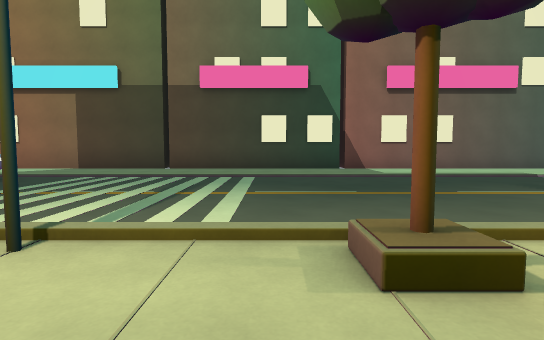
view 1 (above)

23 first-person views from a walk through a 3-D level made in the Godot game engine. The camera is 1.2 m above the floor, tilts 4° down and sees 80° across. The floor is counted in squares, 2 m on a side. Each view is taken from the middle of a square. On the plan, view 1 faces up. The plan holds only what a view shows up to about 10 squares ahead; the rest is blank. The place goes on beyond the plan.

view 2
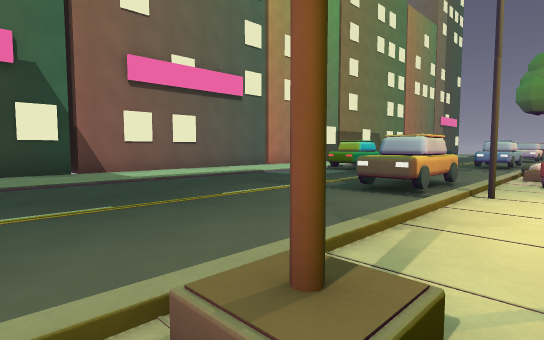

view 3
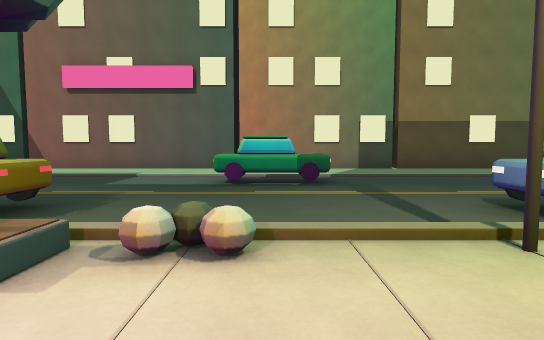

view 4
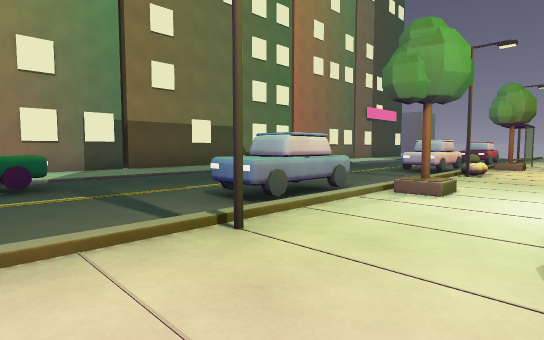

view 5
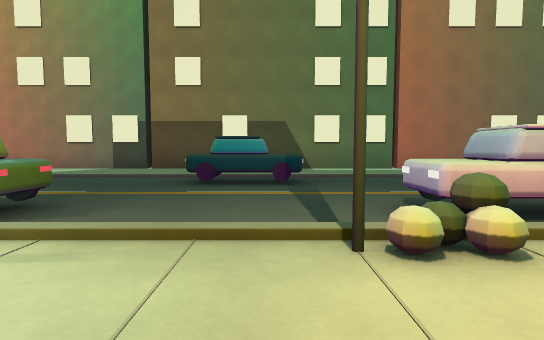

view 6
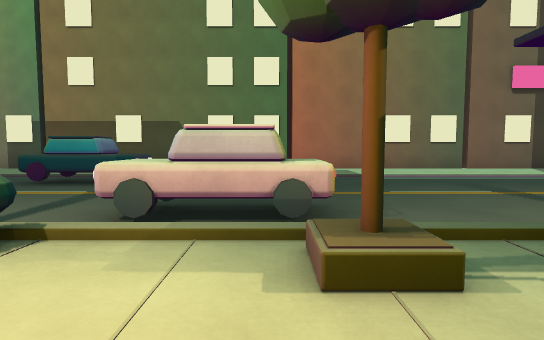

view 7
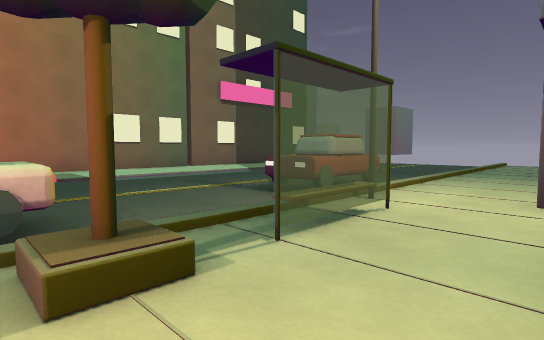

view 8
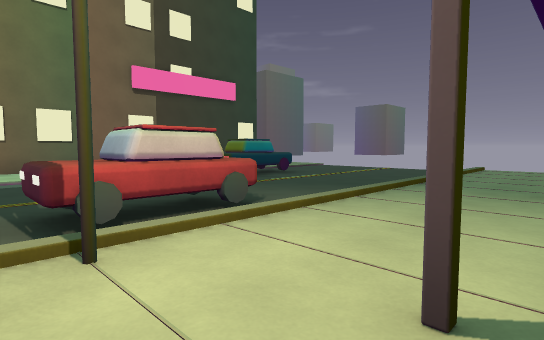

view 9
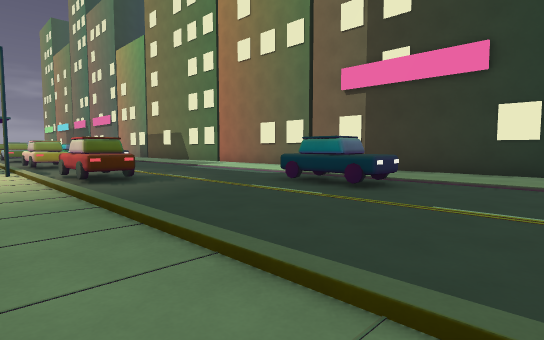

view 10
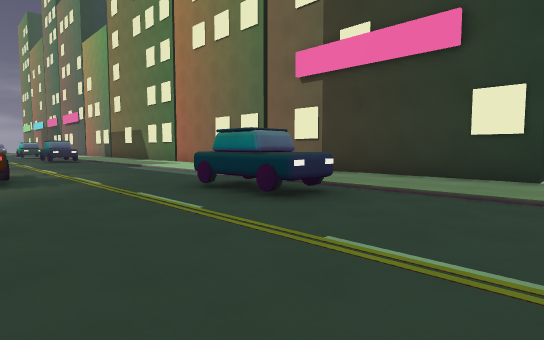

view 11
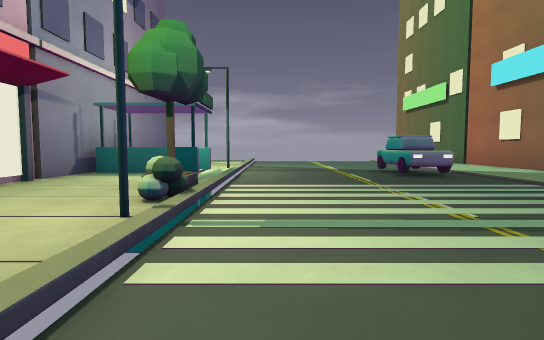

view 12
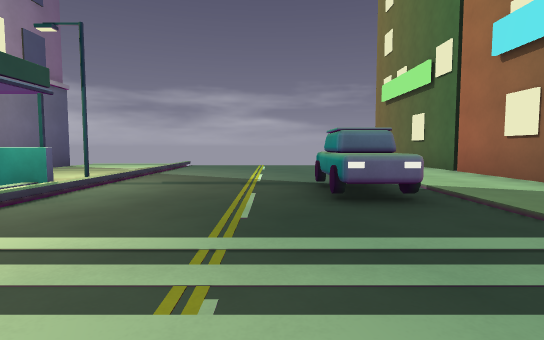

view 13
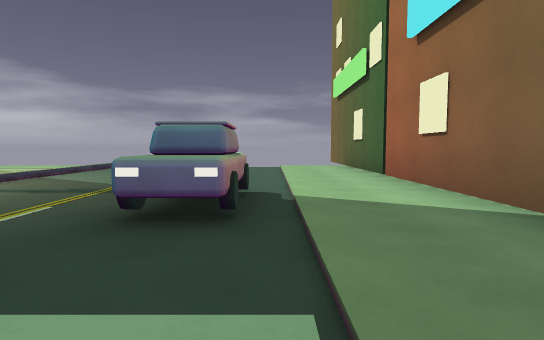

view 14
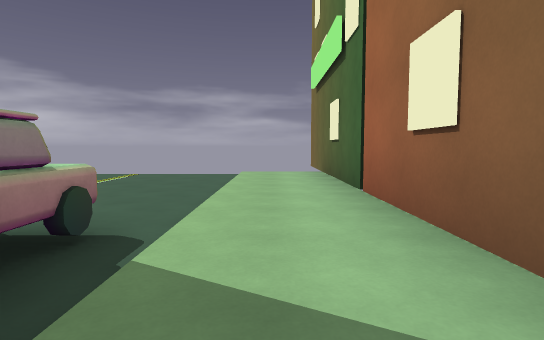

view 15
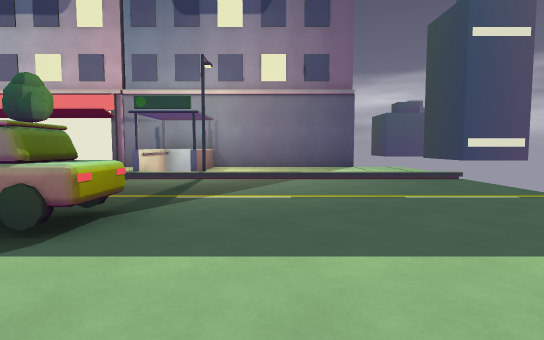

view 16
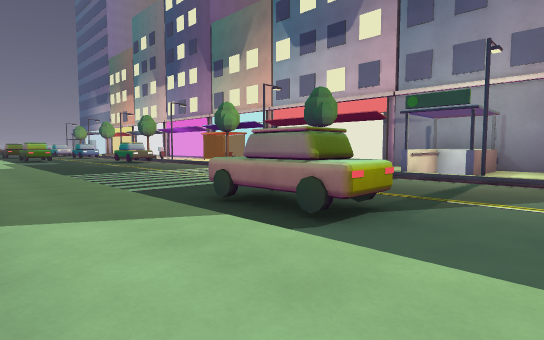

view 17
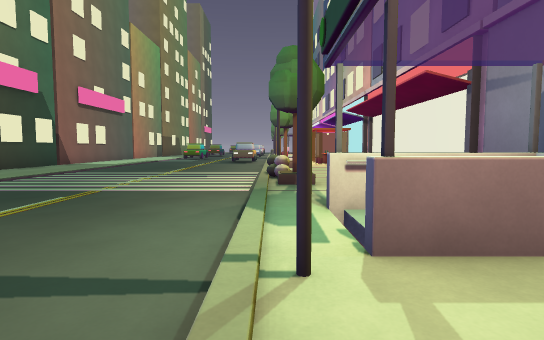

view 18
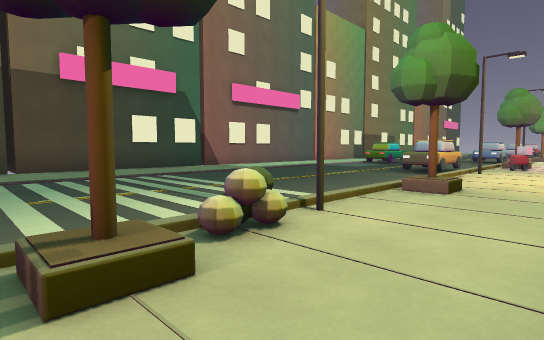

view 19
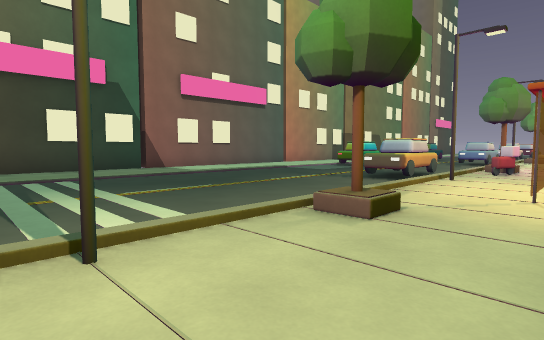

view 20
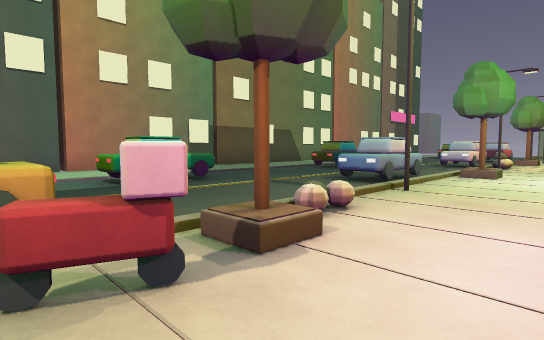

view 21
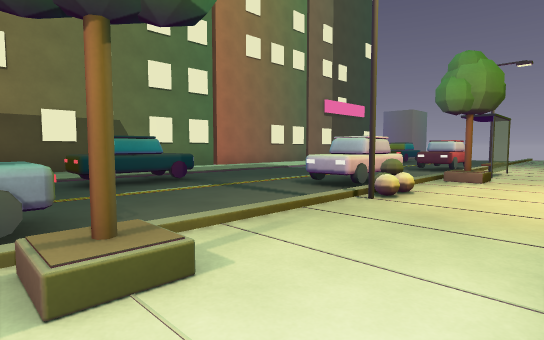

view 22
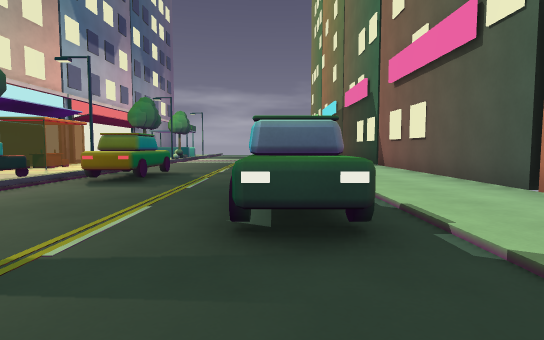

view 23
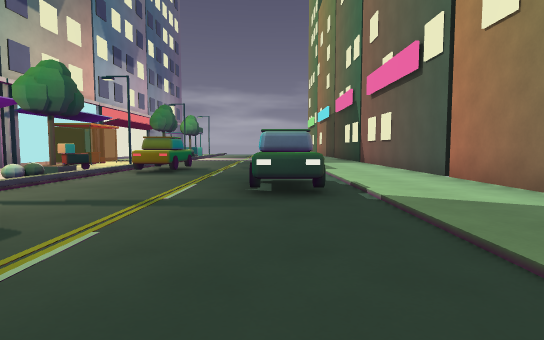

### Floor plan
Key: @ floor where view 1 was taken; # wall or solid block; . floor; / step, stairs or slope; = window, fence, low wall or low ledge; ^ raised ledge; W wheel; L lamp; B bag; A box; O other object.
Columns run from 13 left of view 1 to 31 right of it. Each row starts with its distance up from view 1.
 10 ################################ ###########
  9 #............##..##.....##.....## ..##......
  8  ................................ ...........
  7  .....WW.............O.W....OO..........OO...
  6  .....WW.............W#W....WW..........WW...
  5  ............................................
  4  .................OW.....OW....O....OO.......
  3  .................WW.....WW....WW...WW.......
  2  /////L////LB/#///LW/#//L//#//LB/#/L/////////
  1  .....=O...B........A.............##.........
  0  .....=#.....@..^#....... .. ............
 -1   ########    ######

Where each view was taken, in squares from view 1:
view 1: 0 up, 0 right, facing up
view 2: 1 up, 0 right, facing up-right
view 3: 0 up, 9 right, facing up
view 4: 0 up, 9 right, facing up-right
view 5: 0 up, 16 right, facing up
view 6: 0 up, 19 right, facing up
view 7: 0 up, 19 right, facing up-right
view 8: 0 up, 22 right, facing up-right
view 9: 1 up, 31 right, facing up-left
view 10: 3 up, 31 right, facing up-left
view 11: 3 up, 1 right, facing left
view 12: 5 up, 2 left, facing left
view 13: 7 up, 3 left, facing left
view 14: 8 up, 5 left, facing left
view 15: 9 up, 9 left, facing down
view 16: 9 up, 9 left, facing down-right
view 17: 2 up, 9 left, facing right
view 18: 0 up, 4 left, facing up-right
view 19: 0 up, 2 left, facing up-right
view 20: 0 up, 6 right, facing up-right
view 21: 0 up, 13 right, facing up-right
view 22: 6 up, 12 right, facing left
view 23: 6 up, 14 right, facing left
